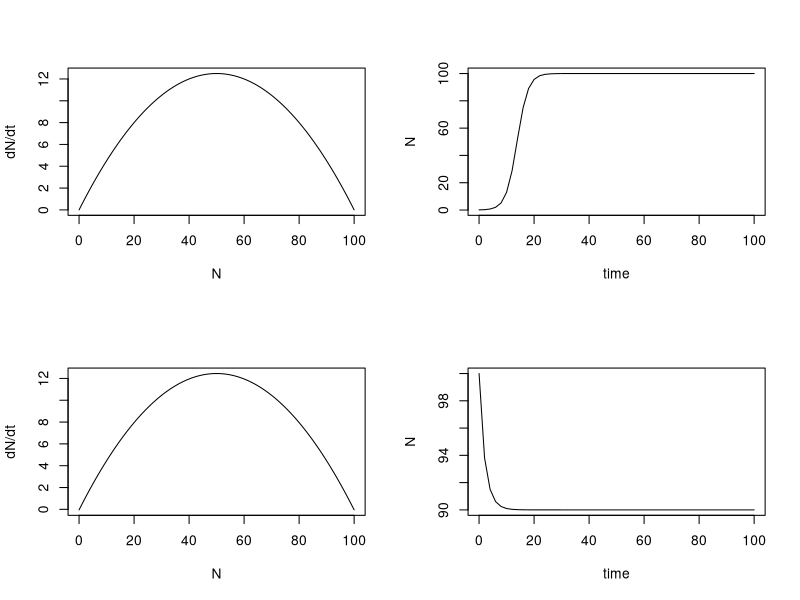

Generate this figure with R:
#!/usr/bin/Rscript

require(deSolve)

## the derivative of the logistic
logist <- function(t, x, parms) {
  with(as.list(parms), {
    dx <- r * x[1] * (1 - x[1]/K) 
    list(dx)
  })
}

logist1 <- function(t, x, parms) {
  with(as.list(parms), {
    dx <- r * x[1] * (1 - x[1]/K) - h*x[1]
    list(dx)
  })
}


time  <- 0:100
N0    <- 0.1; r <- 0.5; K <- 100; h <- 0.05

N1    <- 100; r <- 0.5; K <- 100; h <- 0.05

parms <- c(r = r, K = K, h = h)


## method with automatic time step

time <- seq(0, 100, 2)
N <- 0:K

# head (out)

x <- c(N = N0)
out <- as.data.frame(lsoda(x, time, logist, parms))

x <- c(N = N1)
out1 <- as.data.frame(lsoda(x, time, logist1, parms))

pdf("logistic.pdf")

layout(mat = matrix(c(1, 3, 2, 4), 
       nrow = 2, 
       ncol = 2),
#       heights = c(1, 0),    # Heights of the two rows
#       widths =  c(1,1)     # Widths of the two columns
       )
#       par(mfrow = c(1, 2))

# layout.show(2)

plot(N,r*N*(1-N/K), type="l",xlab = "N", ylab = "dN/dt")
plot(out, xlab = "time", ylab = "N", type="l")

plot(N,r*N*(1-N/K)-h, type="l",xlab = "N", ylab = "dN/dt")
plot(out1, xlab = "time", ylab = "N", type="l")

# mtext(outer = TRUE, side = 3, "logistic model", cex = 1.5)
